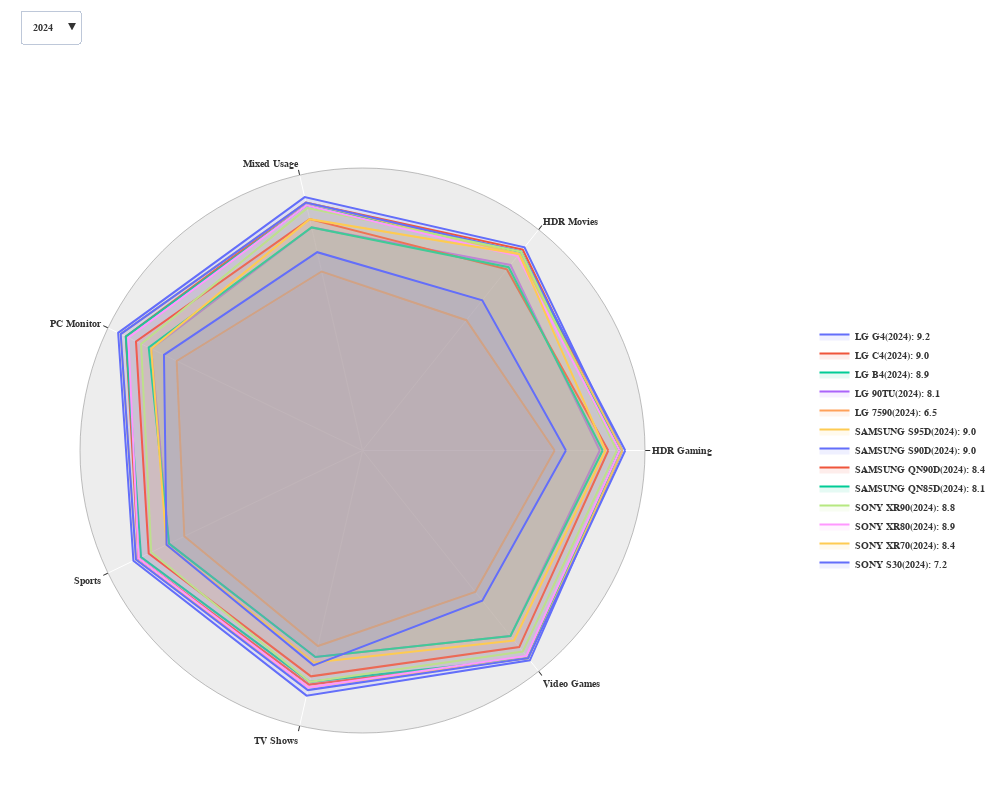

Notebook code cell kept with this figure:
### Code cell
rvisualizer = Rvisualizer(scores_dict)
rvisualizer.radar_scores()

### Figure 1 — Plotly figure (JSON) as saved in the notebook; plotly's stock layout.template omitted (floating-point values rounded to 4 significant figures)
{"data": [{"fill": "toself", "fillcolor": "rgba(99, 110, 250, 0.1)", "line": {"color": "#636EFA", "width": 2}, "mode": "lines", "name": "LG G4(2024): 9.2", "r": [9.2, 9.2, 9.2, 9.6, 9, 8.9, 9.5, 9.2], "theta": ["HDR Gaming", "HDR Movies", "Mixed Usage", "PC Monitor", "Sports", "TV Shows", "Video Games", "HDR Gaming"], "type": "scatterpolar", "visible": true}, {"fill": "toself", "fillcolor": "rgba(239, 85, 59, 0.1)", "line": {"color": "#EF553B", "width": 2}, "mode": "lines", "name": "LG C4(2024): 9.0", "r": [9.1, 9.1, 9, 9.3, 8.8, 8.5, 9.4, 9.1], "theta": ["HDR Gaming", "HDR Movies", "Mixed Usage", "PC Monitor", "Sports", "TV Shows", "Video Games", "HDR Gaming"], "type": "scatterpolar", "visible": true}, {"fill": "toself", "fillcolor": "rgba(0, 204, 150, 0.1)", "line": {"color": "#00CC96", "width": 2}, "mode": "lines", "name": "LG B4(2024): 8.9", "r": [9.1, 9, 8.9, 9.3, 8.7, 8.4, 9.4, 9.1], "theta": ["HDR Gaming", "HDR Movies", "Mixed Usage", "PC Monitor", "Sports", "TV Shows", "Video Games", "HDR Gaming"], "type": "scatterpolar", "visible": true}, {"fill": "toself", "fillcolor": "rgba(171, 99, 250, 0.1)", "line": {"color": "#AB63FA", "width": 2}, "mode": "lines", "name": "LG 90TU(2024): 8.1", "r": [8.4, 8.4, 8.1, 8.3, 7.6, 7.5, 8.4, 8.4], "theta": ["HDR Gaming", "HDR Movies", "Mixed Usage", "PC Monitor", "Sports", "TV Shows", "Video Games", "HDR Gaming"], "type": "scatterpolar", "visible": true}, {"fill": "toself", "fillcolor": "rgba(255, 161, 90, 0.1)", "line": {"color": "#FFA15A", "width": 2}, "mode": "lines", "name": "LG 7590(2024): 6.5", "r": [6.8, 5.9, 6.5, 7.3, 7, 7.1, 6.4, 6.8], "theta": ["HDR Gaming", "HDR Movies", "Mixed Usage", "PC Monitor", "Sports", "TV Shows", "Video Games", "HDR Gaming"], "type": "scatterpolar", "visible": true}, {"fill": "toself", "fillcolor": "rgba(25, 211, 243, 0.1)", "line": {"color": "#19D3F3", "width": 2}, "mode": "lines", "name": "LG G3(2023): 9.1", "r": [9.1, 9.1, 9.1, 9.5, 9, 8.8, 9.4, 9.1], "theta": ["HDR Gaming", "HDR Movies", "Mixed Usage", "PC Monitor", "Sports", "TV Shows", "Video Games", "HDR Gaming"], "type": "scatterpolar", "visible": false}, {"fill": "toself", "fillcolor": "rgba(255, 102, 146, 0.1)", "line": {"color": "#FF6692", "width": 2}, "mode": "lines", "name": "LG C3(2023): 9.0", "r": [9.1, 9, 9, 9.4, 8.8, 8.6, 9.4, 9.1], "theta": ["HDR Gaming", "HDR Movies", "Mixed Usage", "PC Monitor", "Sports", "TV Shows", "Video Games", "HDR Gaming"], "type": "scatterpolar", "visible": false}, {"fill": "toself", "fillcolor": "rgba(182, 232, 128, 0.1)", "line": {"color": "#B6E880", "width": 2}, "mode": "lines", "name": "LG B3(2023): 8.7", "r": [9, 8.8, 8.7, 9.2, 8.5, 8.3, 9.3, 9], "theta": ["HDR Gaming", "HDR Movies", "Mixed Usage", "PC Monitor", "Sports", "TV Shows", "Video Games", "HDR Gaming"], "type": "scatterpolar", "visible": false}, {"fill": "toself", "fillcolor": "rgba(255, 151, 255, 0.1)", "line": {"color": "#FF97FF", "width": 2}, "mode": "lines", "name": "LG 85UQ(2022): 7.9", "r": [8.2, 7.8, 7.9, 8.5, 7.7, 7.6, 8.2, 8.2], "theta": ["HDR Gaming", "HDR Movies", "Mixed Usage", "PC Monitor", "Sports", "TV Shows", "Video Games", "HDR Gaming"], "type": "scatterpolar", "visible": false}, {"fill": "toself", "fillcolor": "rgba(254, 203, 82, 0.1)", "line": {"color": "#FECB52", "width": 2}, "mode": "lines", "name": "SAMSUNG S95D(2024): 9.0", "r": [9.2, 8.9, 9, 9.5, 8.9, 8.6, 9.4, 9.2], "theta": ["HDR Gaming", "HDR Movies", "Mixed Usage", "PC Monitor", "Sports", "TV Shows", "Video Games", "HDR Gaming"], "type": "scatterpolar", "visible": true}, {"fill": "toself", "fillcolor": "rgba(99, 110, 250, 0.1)", "line": {"color": "#636EFA", "width": 2}, "mode": "lines", "name": "SAMSUNG S90D(2024): 9.0", "r": [9.3, 9, 9, 9.5, 8.9, 8.7, 9.4, 9.3], "theta": ["HDR Gaming", "HDR Movies", "Mixed Usage", "PC Monitor", "Sports", "TV Shows", "Video Games", "HDR Gaming"], "type": "scatterpolar", "visible": true}, {"fill": "toself", "fillcolor": "rgba(239, 85, 59, 0.1)", "line": {"color": "#EF553B", "width": 2}, "mode": "lines", "name": "SAMSUNG QN90D(2024): 8.4", "r": [8.7, 8.2, 8.4, 8.9, 8.4, 8.2, 8.9, 8.7], "theta": ["HDR Gaming", "HDR Movies", "Mixed Usage", "PC Monitor", "Sports", "TV Shows", "Video Games", "HDR Gaming"], "type": "scatterpolar", "visible": true}, {"fill": "toself", "fillcolor": "rgba(0, 204, 150, 0.1)", "line": {"color": "#00CC96", "width": 2}, "mode": "lines", "name": "SAMSUNG QN85D(2024): 8.1", "r": [8.5, 8.3, 8.1, 8.4, 7.6, 7.5, 8.4, 8.5], "theta": ["HDR Gaming", "HDR Movies", "Mixed Usage", "PC Monitor", "Sports", "TV Shows", "Video Games", "HDR Gaming"], "type": "scatterpolar", "visible": true}, {"fill": "toself", "fillcolor": "rgba(171, 99, 250, 0.1)", "line": {"color": "#AB63FA", "width": 2}, "mode": "lines", "name": "SAMSUNG S95C(2023): 9.0", "r": [9.2, 8.9, 9, 9.5, 8.9, 8.6, 9.4, 9.2], "theta": ["HDR Gaming", "HDR Movies", "Mixed Usage", "PC Monitor", "Sports", "TV Shows", "Video Games", "HDR Gaming"], "type": "scatterpolar", "visible": false}, {"fill": "toself", "fillcolor": "rgba(255, 161, 90, 0.1)", "line": {"color": "#FFA15A", "width": 2}, "mode": "lines", "name": "SAMSUNG S90C(2023): 9.0", "r": [9.3, 8.9, 9, 9.5, 8.9, 8.6, 9.4, 9.3], "theta": ["HDR Gaming", "HDR Movies", "Mixed Usage", "PC Monitor", "Sports", "TV Shows", "Video Games", "HDR Gaming"], "type": "scatterpolar", "visible": false}, {"fill": "toself", "fillcolor": "rgba(25, 211, 243, 0.1)", "line": {"color": "#19D3F3", "width": 2}, "mode": "lines", "name": "SAMSUNG QN95C(2023): 8.3", "r": [8.6, 8.4, 8.3, 8.8, 8.1, 8.1, 8.6, 8.6], "theta": ["HDR Gaming", "HDR Movies", "Mixed Usage", "PC Monitor", "Sports", "TV Shows", "Video Games", "HDR Gaming"], "type": "scatterpolar", "visible": false}, {"fill": "toself", "fillcolor": "rgba(255, 102, 146, 0.1)", "line": {"color": "#FF6692", "width": 2}, "mode": "lines", "name": "SAMSUNG QN90C(2023): 8.3", "r": [8.7, 8.2, 8.3, 8.9, 8.3, 8.2, 8.7, 8.7], "theta": ["HDR Gaming", "HDR Movies", "Mixed Usage", "PC Monitor", "Sports", "TV Shows", "Video Games", "HDR Gaming"], "type": "scatterpolar", "visible": false}, {"fill": "toself", "fillcolor": "rgba(182, 232, 128, 0.1)", "line": {"color": "#B6E880", "width": 2}, "mode": "lines", "name": "SONY XR90(2024): 8.8", "r": [9, 9, 8.8, 8.7, 8.3, 8.4, 9.1, 9], "theta": ["HDR Gaming", "HDR Movies", "Mixed Usage", "PC Monitor", "Sports", "TV Shows", "Video Games", "HDR Gaming"], "type": "scatterpolar", "visible": true}, {"fill": "toself", "fillcolor": "rgba(255, 151, 255, 0.1)", "line": {"color": "#FF97FF", "width": 2}, "mode": "lines", "name": "SONY XR80(2024): 8.9", "r": [9.1, 8.8, 8.9, 9.2, 8.8, 8.6, 9.3, 9.1], "theta": ["HDR Gaming", "HDR Movies", "Mixed Usage", "PC Monitor", "Sports", "TV Shows", "Video Games", "HDR Gaming"], "type": "scatterpolar", "visible": true}, {"fill": "toself", "fillcolor": "rgba(254, 203, 82, 0.1)", "line": {"color": "#FECB52", "width": 2}, "mode": "lines", "name": "SONY XR70(2024): 8.4", "r": [8.6, 8.9, 8.4, 8.3, 7.7, 7.7, 8.6, 8.6], "theta": ["HDR Gaming", "HDR Movies", "Mixed Usage", "PC Monitor", "Sports", "TV Shows", "Video Games", "HDR Gaming"], "type": "scatterpolar", "visible": true}, {"fill": "toself", "fillcolor": "rgba(99, 110, 250, 0.1)", "line": {"color": "#636EFA", "width": 2}, "mode": "lines", "name": "SONY S30(2024): 7.2", "r": [7.2, 6.8, 7.2, 7.8, 7.7, 7.8, 6.8, 7.2], "theta": ["HDR Gaming", "HDR Movies", "Mixed Usage", "PC Monitor", "Sports", "TV Shows", "Video Games", "HDR Gaming"], "type": "scatterpolar", "visible": true}, {"fill": "toself", "fillcolor": "rgba(239, 85, 59, 0.1)", "line": {"color": "#EF553B", "width": 2}, "mode": "lines", "name": "SONY X95L(2023): 8.6", "r": [8.9, 8.8, 8.6, 8.7, 8.4, 8.3, 8.9, 8.9], "theta": ["HDR Gaming", "HDR Movies", "Mixed Usage", "PC Monitor", "Sports", "TV Shows", "Video Games", "HDR Gaming"], "type": "scatterpolar", "visible": false}, {"fill": "toself", "fillcolor": "rgba(0, 204, 150, 0.1)", "line": {"color": "#00CC96", "width": 2}, "mode": "lines", "name": "SONY X93L(2023): 8.5", "r": [8.8, 8.5, 8.5, 8.6, 8.3, 8.2, 8.8, 8.8], "theta": ["HDR Gaming", "HDR Movies", "Mixed Usage", "PC Monitor", "Sports", "TV Shows", "Video Games", "HDR Gaming"], "type": "scatterpolar", "visible": false}, {"fill": "toself", "fillcolor": "rgba(171, 99, 250, 0.1)", "line": {"color": "#AB63FA", "width": 2}, "mode": "lines", "name": "SONY X90L(2023): 8.1", "r": [8.4, 8.4, 8.1, 8.4, 7.7, 7.7, 8.4, 8.4], "theta": ["HDR Gaming", "HDR Movies", "Mixed Usage", "PC Monitor", "Sports", "TV Shows", "Video Games", "HDR Gaming"], "type": "scatterpolar", "visible": false}, {"fill": "toself", "fillcolor": "rgba(255, 161, 90, 0.1)", "line": {"color": "#FFA15A", "width": 2}, "mode": "lines", "name": "SONY X77L(2023): 6.4", "r": [6.7, 5.5, 6.4, 7.5, 7.3, 7.2, 6.3, 6.7], "theta": ["HDR Gaming", "HDR Movies", "Mixed Usage", "PC Monitor", "Sports", "TV Shows", "Video Games", "HDR Gaming"], "type": "scatterpolar", "visible": false}, {"fill": "toself", "fillcolor": "rgba(25, 211, 243, 0.1)", "line": {"color": "#19D3F3", "width": 2}, "mode": "lines", "name": "SONY A95L(2023): 9.2", "r": [9.1, 9.3, 9.2, 9.4, 9.1, 8.9, 9.3, 9.1], "theta": ["HDR Gaming", "HDR Movies", "Mixed Usage", "PC Monitor", "Sports", "TV Shows", "Video Games", "HDR Gaming"], "type": "scatterpolar", "visible": false}, {"fill": "toself", "fillcolor": "rgba(255, 102, 146, 0.1)", "line": {"color": "#FF6692", "width": 2}, "mode": "lines", "name": "SONY A80L(2023): 8.8", "r": [9, 8.9, 8.8, 9, 8.6, 8.4, 9.1, 9], "theta": ["HDR Gaming", "HDR Movies", "Mixed Usage", "PC Monitor", "Sports", "TV Shows", "Video Games", "HDR Gaming"], "type": "scatterpolar", "visible": false}, {"fill": "toself", "fillcolor": "rgba(182, 232, 128, 0.1)", "line": {"color": "#B6E880", "width": 2}, "mode": "lines", "name": "SONY A75L(2023): 8.8", "r": [8.9, 8.9, 8.8, 9, 8.6, 8.4, 9.1, 8.9], "theta": ["HDR Gaming", "HDR Movies", "Mixed Usage", "PC Monitor", "Sports", "TV Shows", "Video Games", "HDR Gaming"], "type": "scatterpolar", "visible": false}, {"fill": "toself", "fillcolor": "rgba(255, 151, 255, 0.1)", "line": {"color": "#FF97FF", "width": 2}, "mode": "lines", "name": "SONY X95K(2022): 8.4", "r": [8.7, 8.3, 8.4, 8.6, 8.3, 8.2, 8.7, 8.7], "theta": ["HDR Gaming", "HDR Movies", "Mixed Usage", "PC Monitor", "Sports", "TV Shows", "Video Games", "HDR Gaming"], "type": "scatterpolar", "visible": false}, {"fill": "toself", "fillcolor": "rgba(254, 203, 82, 0.1)", "line": {"color": "#FECB52", "width": 2}, "mode": "lines", "name": "SONY X90K(2022): 8.0", "r": [8.3, 8.2, 8, 8.2, 7.5, 7.6, 8.3, 8.3], "theta": ["HDR Gaming", "HDR Movies", "Mixed Usage", "PC Monitor", "Sports", "TV Shows", "Video Games", "HDR Gaming"], "type": "scatterpolar", "visible": false}, {"fill": "toself", "fillcolor": "rgba(99, 110, 250, 0.1)", "line": {"color": "#636EFA", "width": 2}, "mode": "lines", "name": "SONY X85K(2022): 7.7", "r": [8.2, 7.6, 7.7, 8.3, 7.6, 7.3, 8.3, 8.2], "theta": ["HDR Gaming", "HDR Movies", "Mixed Usage", "PC Monitor", "Sports", "TV Shows", "Video Games", "HDR Gaming"], "type": "scatterpolar", "visible": false}, {"fill": "toself", "fillcolor": "rgba(239, 85, 59, 0.1)", "line": {"color": "#EF553B", "width": 2}, "mode": "lines", "name": "SONY X80K(2022): 6.6", "r": [6.8, 5.8, 6.6, 7.7, 7.5, 7.3, 6.4, 6.8], "theta": ["HDR Gaming", "HDR Movies", "Mixed Usage", "PC Monitor", "Sports", "TV Shows", "Video Games", "HDR Gaming"], "type": "scatterpolar", "visible": false}, {"fill": "toself", "fillcolor": "rgba(0, 204, 150, 0.1)", "line": {"color": "#00CC96", "width": 2}, "mode": "lines", "name": "SONY A90K(2022): 8.6", "r": [8.8, 8.7, 8.6, 8.8, 8.4, 8.2, 9.1, 8.8], "theta": ["HDR Gaming", "HDR Movies", "Mixed Usage", "PC Monitor", "Sports", "TV Shows", "Video Games", "HDR Gaming"], "type": "scatterpolar", "visible": false}], "layout": {"font": {"family": "Arial, sans-serif", "size": 10, "weight": "bold"}, "height": 800, "legend": {"font": {"family": "Arial, sans-serif", "size": 10}, "traceorder": "normal", "x": 1.3, "y": 0.5}, "margin": {"b": 10, "l": 80, "r": 100, "t": 10}, "polar": {"angularaxis": {"linecolor": "gray", "linewidth": 0.5, "showline": true, "type": "category", "visible": true}, "radialaxis": {"autorange": false, "range": [0, 10], "showline": false, "type": "linear", "visible": false}}, "showlegend": true, "updatemenus": [{"buttons": [{"args": [{"visible": [true, true, true, true, true, false, false, false, false, true, true, true, true, false, false, false, false, true, true, true, true, false, false, false, false, false, false, false, false, false, false, false, false]}], "label": "2024", "method": "update"}, {"args": [{"visible": [false, false, false, false, false, true, true, true, false, false, false, false, false, true, true, true, true, false, false, false, false, true, true, true, true, true, true, true, false, false, false, false, false]}], "label": "2023", "method": "update"}, {"args": [{"visible": [false, false, false, false, false, false, false, false, true, false, false, false, false, false, false, false, false, false, false, false, false, false, false, false, false, false, false, false, true, true, true, true, true]}], "label": "2022", "method": "update"}, {"args": [{"visible": [true, true, true, true, true, true, true, true, true, true, true, true, true, true, true, true, true, true, true, true, true, true, true, true, true, true, true, true, true, true, true, true, true]}], "label": "All", "method": "update"}], "direction": "down", "showactive": true, "x": 0, "y": 1.1, "yanchor": "bottom"}], "width": 1000}}
